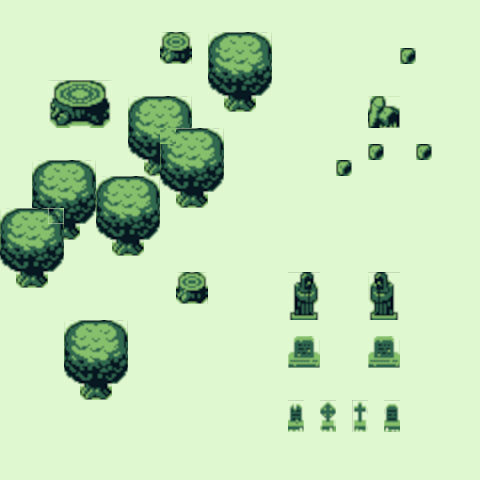

This game map was drawn from its Tiled (.tmx) file and the tilesets committed beside it. A one-line description and the trimmed map source follow:
An orthogonal 30x30 tile map with 16x16 px tiles, 3 tile layers (ground, walls, branches).

<map version="1.10" tiledversion="1.11.0" orientation="orthogonal" renderorder="right-down" width="30" height="30" tilewidth="16" tileheight="16" infinite="0" nextlayerid="4" nextobjectid="1">
 <editorsettings>
  <export target="../public/assets/test_area.json" format="json" />
 </editorsettings>
 <tileset firstgid="1" name="town" tilewidth="16" tileheight="16" tilecount="408" columns="24">
  <image source="../public/assets/exterior_grumpyfunction.png" width="384" height="272" />
  <tile id="124">
   <properties>
    <property name="collides" type="bool" value="true" />
   </properties>
  </tile>
  <tile id="125">
   <properties>
    <property name="collides" type="bool" value="true" />
   </properties>
  </tile>
  <tile id="126">
   <properties>
    <property name="collides" type="bool" value="true" />
   </properties>
  </tile>
  <tile id="127">
   <properties>
    <property name="collides" type="bool" value="true" />
   </properties>
  </tile>
  <tile id="128">
   <properties>
    <property name="collides" type="bool" value="true" />
   </properties>
  </tile>
  <tile id="129">
   <properties>
    <property name="collides" type="bool" value="true" />
   </properties>
  </tile>
  <tile id="148">
   <properties>
    <property name="collides" type="bool" value="true" />
   </properties>
  </tile>
  <tile id="149">
   <properties>
    <property name="collides" type="bool" value="true" />
   </properties>
  </tile>
  <tile id="150">
   <properties>
    <property name="collides" type="bool" value="true" />
   </properties>
  </tile>
  <tile id="151">
   <properties>
    <property name="collides" type="bool" value="true" />
   </properties>
  </tile>
  <tile id="152">
   <properties>
    <property name="collides" type="bool" value="true" />
   </properties>
  </tile>
  <tile id="153">
   <properties>
    <property name="collides" type="bool" value="true" />
   </properties>
  </tile>
  <tile id="273">
   <properties>
    <property name="collides" type="bool" value="true" />
   </properties>
  </tile>
  <tile id="274">
   <properties>
    <property name="collides" type="bool" value="true" />
   </properties>
  </tile>
  <tile id="297">
   <properties>
    <property name="collides" type="bool" value="true" />
   </properties>
  </tile>
  <tile id="298">
   <properties>
    <property name="collides" type="bool" value="true" />
   </properties>
  </tile>
  <tile id="336">
   <properties>
    <property name="collides" type="bool" value="true" />
   </properties>
  </tile>
  <tile id="337">
   <properties>
    <property name="collides" type="bool" value="true" />
   </properties>
  </tile>
  <tile id="338">
   <properties>
    <property name="collides" type="bool" value="true" />
   </properties>
  </tile>
  <tile id="339">
   <properties>
    <property name="collides" type="bool" value="true" />
   </properties>
  </tile>
  <tile id="344">
   <properties>
    <property name="collides" type="bool" value="true" />
   </properties>
  </tile>
  <tile id="345">
   <properties>
    <property name="collides" type="bool" value="true" />
   </properties>
  </tile>
  <tile id="346">
   <properties>
    <property name="collides" type="bool" value="true" />
   </properties>
  </tile>
  <tile id="347">
   <properties>
    <property name="collides" type="bool" value="true" />
   </properties>
  </tile>
  <tile id="349">
   <properties>
    <property name="collides" type="bool" value="true" />
   </properties>
  </tile>
  <tile id="350">
   <properties>
    <property name="collides" type="bool" value="true" />
   </properties>
  </tile>
  <tile id="351">
   <properties>
    <property name="collides" type="bool" value="true" />
   </properties>
  </tile>
  <tile id="352">
   <properties>
    <property name="collides" type="bool" value="true" />
   </properties>
  </tile>
  <tile id="353">
   <properties>
    <property name="collides" type="bool" value="true" />
   </properties>
  </tile>
  <tile id="354">
   <properties>
    <property name="collides" type="bool" value="true" />
   </properties>
  </tile>
  <tile id="355">
   <properties>
    <property name="collides" type="bool" value="true" />
   </properties>
  </tile>
  <tile id="356">
   <properties>
    <property name="collides" type="bool" value="true" />
   </properties>
  </tile>
  <tile id="360">
   <properties>
    <property name="collides" type="bool" value="true" />
   </properties>
  </tile>
  <tile id="361">
   <properties>
    <property name="collides" type="bool" value="true" />
   </properties>
  </tile>
  <tile id="362">
   <properties>
    <property name="collides" type="bool" value="true" />
   </properties>
  </tile>
  <tile id="363">
   <properties>
    <property name="collides" type="bool" value="true" />
   </properties>
  </tile>
  <tile id="368">
   <properties>
    <property name="collides" type="bool" value="true" />
   </properties>
  </tile>
  <tile id="369">
   <properties>
    <property name="collides" type="bool" value="true" />
   </properties>
  </tile>
  <tile id="370">
   <properties>
    <property name="collides" type="bool" value="true" />
   </properties>
  </tile>
  <tile id="371">
   <properties>
    <property name="collides" type="bool" value="true" />
   </properties>
  </tile>
  <tile id="373">
   <properties>
    <property name="collides" type="bool" value="true" />
   </properties>
  </tile>
  <tile id="374">
   <properties>
    <property name="collides" type="bool" value="true" />
   </properties>
  </tile>
  <tile id="375">
   <properties>
    <property name="collides" type="bool" value="true" />
   </properties>
  </tile>
  <tile id="376">
   <properties>
    <property name="collides" type="bool" value="true" />
   </properties>
  </tile>
  <tile id="377">
   <properties>
    <property name="collides" type="bool" value="true" />
   </properties>
  </tile>
  <tile id="378">
   <properties>
    <property name="collides" type="bool" value="true" />
   </properties>
  </tile>
  <tile id="379">
   <properties>
    <property name="collides" type="bool" value="true" />
   </properties>
  </tile>
  <tile id="380">
   <properties>
    <property name="collides" type="bool" value="true" />
   </properties>
  </tile>
  <tile id="386">
   <properties>
    <property name="collides" type="bool" value="true" />
   </properties>
  </tile>
  <tile id="392">
   <properties>
    <property name="collides" type="bool" value="true" />
   </properties>
  </tile>
  <tile id="393">
   <properties>
    <property name="collides" type="bool" value="true" />
   </properties>
  </tile>
  <tile id="394">
   <properties>
    <property name="collides" type="bool" value="true" />
   </properties>
  </tile>
  <tile id="395">
   <properties>
    <property name="collides" type="bool" value="true" />
   </properties>
  </tile>
  <tile id="401">
   <properties>
    <property name="collides" type="bool" value="true" />
   </properties>
  </tile>
  <tile id="402">
   <properties>
    <property name="collides" type="bool" value="true" />
   </properties>
  </tile>
  <tile id="403">
   <properties>
    <property name="collides" type="bool" value="true" />
   </properties>
  </tile>
  <tile id="404">
   <properties>
    <property name="collides" type="bool" value="true" />
   </properties>
  </tile>
 </tileset>
 <layer id="1" name="ground" width="30" height="30">
  <data>[900 cells, 900 non-empty, 6 distinct tile ids]</data>
 </layer>
 <layer id="2" name="walls" width="30" height="30">
  <data>[900 cells, 92 non-empty, 51 distinct tile ids]</data>
 </layer>
 <layer id="3" name="branches" width="30" height="30">
  <data>[900 cells, 95 non-empty, 16 distinct tile ids]</data>
 </layer>
</map>
